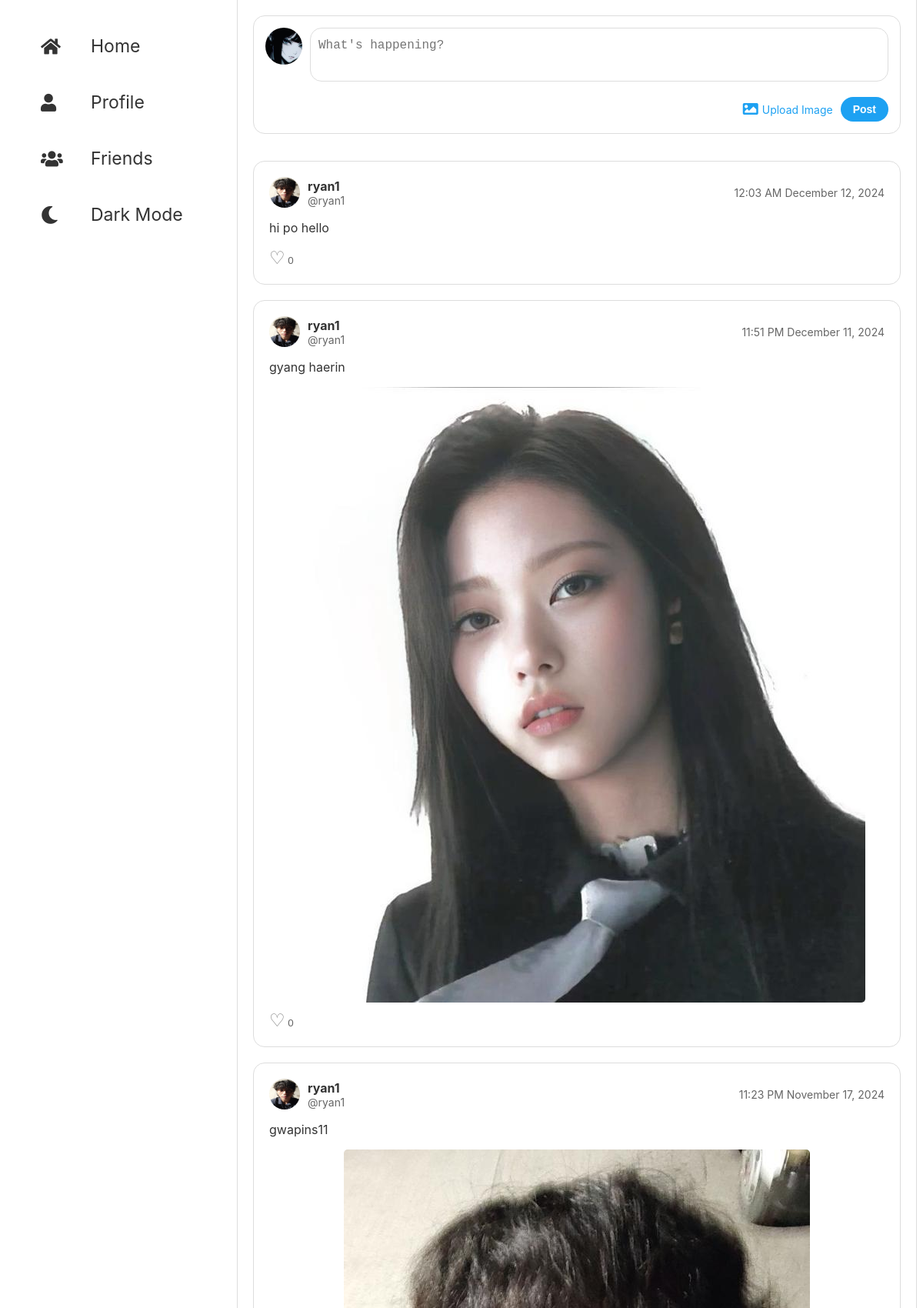
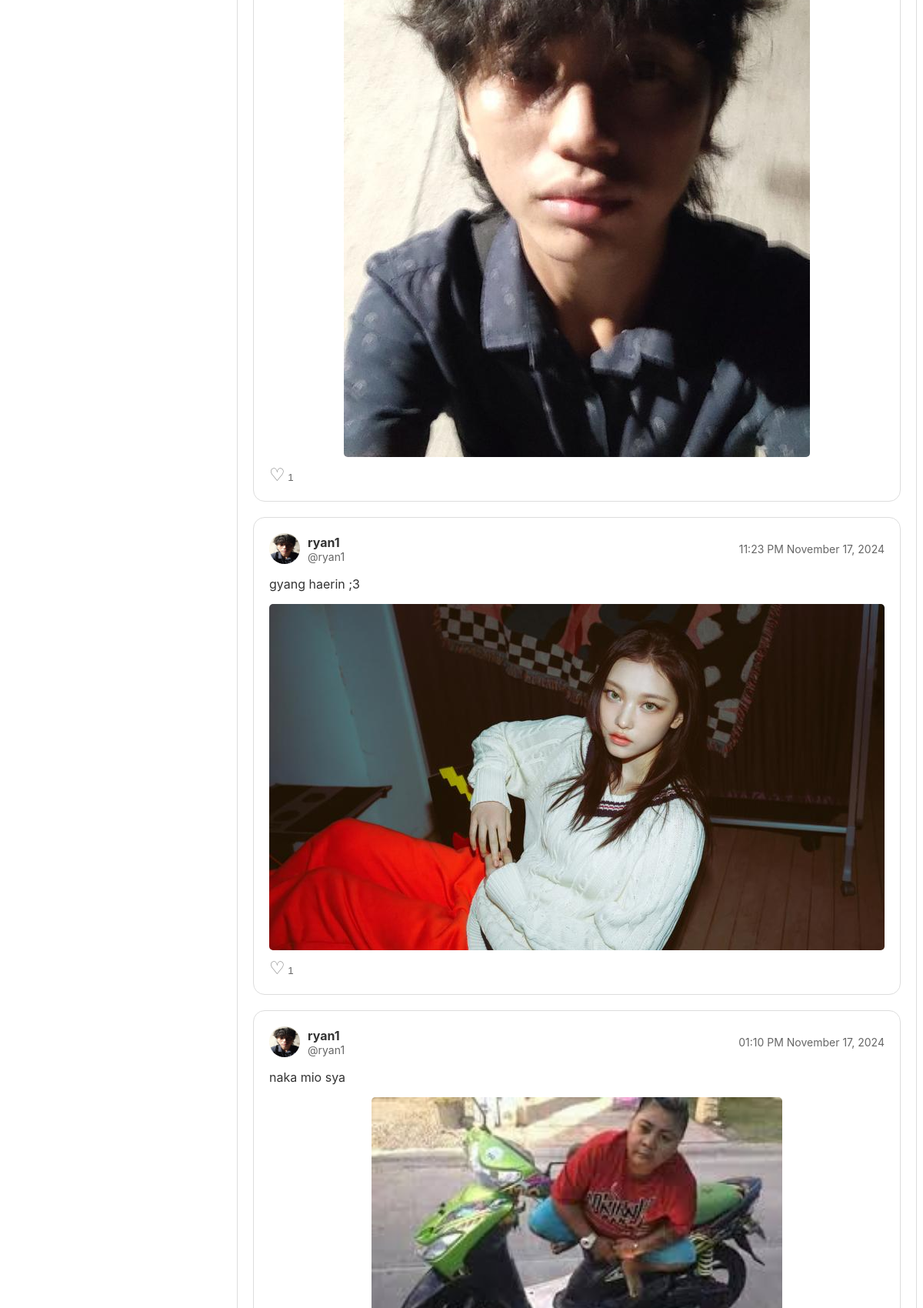
Screenshot of /blog/ (signed in, upper part) with the database file from the repository (2 pictures, top to bottom).
### blog/models.py (models this page shows, shortened)
class Profile(models.Model):
    user = models.OneToOneField(User, on_delete=models.CASCADE)
    bio = models.TextField(blank=True)
    profile_picture = models.ImageField(upload_to='profile_pics/', blank=True)

class BlogPost(models.Model):
    content = models.TextField()
    date_posted = models.DateTimeField(default=timezone.now)
    author = models.ForeignKey(settings.AUTH_USER_MODEL, on_delete=models.CASCADE)
    image = models.ImageField(upload_to='blog_images/', blank=True, null=True)

class Like(models.Model):
    user = models.ForeignKey(User, on_delete=models.CASCADE)
    post = models.ForeignKey(BlogPost, on_delete=models.CASCADE, related_name='likes')
    created_at = models.DateTimeField(auto_now_add=True)
    class Meta:
        unique_together = ('user', 'post')  # Ensure a user can only like a post once

### blog/views.py (the view, shortened to what this page needs)
# urls.py: path('', views.blog_list,),  # Blog list
def blog_list(request):
    print(f"LOGIN_REDIRECT_URL: {settings.LOGIN_REDIRECT_URL}")
    posts = BlogPost.objects.all().order_by('-date_posted')
    context = {'posts': posts}
    return render(request, 'blog/blog_list.html', context)

### blog/templates/blog/blog_list.html (shortened to what this page needs)
{% load tz %}
<!DOCTYPE html>
<html lang="en">
<head>
    {% load static %}
    <link rel="stylesheet" href="{% static 'blog/styles.css' %}">
    <link rel="stylesheet" href="https://cdnjs.cloudflare.com/ajax/libs/font-awesome/6.0.0/css/all.min.css" />
    <link href="https://cdnjs.cloudflare.com/ajax/libs/font-awesome/6.5.1/css/all.min.css" rel="stylesheet">
    <link href="https://cdnjs.cloudflare.com/ajax/libs/font-awesome/5.15.4/css/all.min.css" rel="stylesheet">
</head>
<body>
<div class="container">
    <div class="sidebar">
        <ul class="sidebar-nav">
            <li><a href="{% url 'blog_list' %}"><i class="fas fa-home"></i> Home</a></li>
            <li><a href="{% url 'profile' %}"><i class="fas fa-user"></i> Profile</a></li>
            <li><a href="#"><i class="fas fa-users"></i> Friends</a></li>
            <li id="dark-mode-toggle">
                <a href="#"><i class="fas fa-moon"></i> Dark Mode</a>
            </li>
        </ul>
    </div>
    <div class="main-content">
        {% if user.is_authenticated %}
        <div class="new-post-form">
            <form method="post" enctype="multipart/form-data"> {% csrf_token %}
                <div class="tweet-box">
                    <img src="{{ user.profile.profile_picture.url }}" alt="Profile Picture" class="profile-pic">
                    <textarea class="tweet-textarea" placeholder="What's happening?" name="content"></textarea>
                </div>
                <div class="tweet-actions">
                    <label for="image" class="image-upload-icon">
                      <i class="fas fa-image"></i>
                      <span class="upload-text">Upload Image</span>
                    </label>
                    <button type="submit" class="btn btn-primary tweet-button">Post</button>
                </div>
            </form>
        </div>
        {% endif %}
        <div id="feed-container" class="feed">
            {% for post in posts %}
            <div class="post">
                <div class="post-header">
                    {% if post.author.profile.profile_picture %}
                    <img src="{{ post.author.profile.profile_picture.url }}" alt="Profile Picture" class="profile-pic">
                    {% endif %}
                    <div class="post-author">
                        <h3>{{ post.author.username }}</h3>
                        <p>@{{ post.author.username }}</p>
                    </div>
                    <div class="post-author post-date" style="margin-left: auto;">
                        {% timezone "Asia/Shanghai" %}
                        <p class="post-date">{{ post.date_posted|date:"h:i A F d, Y" }}</p>
                        {% endtimezone %}
                    </div>
                </div>
                <div class="post-content">
                    <p>{{ post.content }}</p>
                    {% if post.image %}
                    <img src="{{ post.image.url }}" alt="Post Image" class="post-image">
                    {% endif %}
                </div>
                <div class="post-actions">
                    <div style="justify-content: flex-start;">
                        <button class="like-button" data-post-id="{{ post.id }}" data-liked="{% if request.user in post.likes.all %}true{% else %}false{% endif %}">
                            <i class="heart-icon {% if request.user in post.likes.all %}liked{% endif %}"></i>
                            <span id="like-count-{{ post.id }}">{{ post.likes.count }}</span>
                        </button>
                    </div>
                </div>
            </div>
            {% endfor %}
        </div>
    </div>
</div>
</body>
</html>

### blog/static/blog/styles.css (style rules this page uses)
body { font-family: -apple-system, BlinkMacSystemFont, 'Segoe UI', Roboto, Oxygen, Ubuntu, Cantarell, 'Open Sans', 'Helvetica Neue', sans-serif; background-color: #fff; color: #333; transition: background-color 0.3s, color 0.3s; display: flex; overflow-y: hidden; margin-bottom: 0px; margin-top: 0px; }
.container { display: flex; width: 100%; max-width: 1200px; margin: 0 auto; overflow-y: hidden; }
.sidebar { width: 250px; padding: 20px; background-color: #fff; position: fixed; top: 0; height: 100vh; display: flex; flex-direction: column; justify-content: space-between; overflow-y: auto; margin: none; }
.sidebar-nav { list-style: none; padding: none; padding-inline-start: 15px; }
.sidebar-nav li { margin-bottom: 25px; display: flex; align-items: center; list-style: none; }
.sidebar-nav a { display: flex; align-items: center; padding: 10px; text-decoration: none; color: #333; font-size: 23px; transition: padding 0.3s ease; }
.sidebar-nav a i { margin-right: 40px; width: 25px; height: 25px; top: 50%; align-content: center; }
.tweet-button { background-color: #1da1f2; color: #fff; padding: 10px 15px; border: none; border-radius: 20px; cursor: pointer; font-weight: bold; margin-top: 20px; margin-left: auto; }
.main-content { flex: 1; margin-left: 300px; padding: 20px; border-left: 1px solid #ddd; border-right: 1px solid #ddd; overflow-y: auto; height: 100vh; width: calc(100% - 250px); }
.feed { margin-top: 35px; }
.post { background-color: #fff; border: 1px solid #ddd; border-radius: 5px; padding: 20px; margin-bottom: 20px; border-radius: 15px; }
.post-header { display: flex; align-items: center; margin-bottom: 10px; }
.profile-pic { width: 40px; height: 40px; border-radius: 50%; margin-right: 10px; }
.post-author h3 { margin: 0; font-size: 16px; font-weight: bold; }
.post-author p { margin: 0; font-size: 14px; color: #666; }
.post-content { margin-bottom: 10px; }
.post-image { display: block; min-width: 300px; min-height: 400px; border-radius: 5px; margin: 0 auto; margin-top: 10px; }
.post-actions { display: flex; justify-content: space-between; align-items: center; }
.post-actions button { background: none; border: none; padding: 0; cursor: pointer; color: #666; }
.sidebar, .main-content, .right-sidebar { overflow-y: auto; scrollbar-width: none; }
.new-post-form { border: 1px solid #ddd; padding: 15px; margin-bottom: 20px; border-radius: 15px; }
.tweet-box { display: flex; align-items: flex-start; }
.tweet-box .profile-pic { width: 48px; height: 48px; border-radius: 50%; margin-right: 10px; }
.tweet-textarea { width: calc(100% - 68px); padding: 10px; border: none; resize: none; font-size: 16px; line-height: 1.5; border: 1px solid #ddd; border-radius: 15px; }
.tweet-actions { display: flex; justify-content: flex-end; align-items: center; margin-top: 10px; }
.tweet-actions .tweet-button { background-color: #1da1f2; color: #fff; border: none; border-radius: 20px; padding: 8px 16px; font-weight: bold; cursor: pointer; }
.tweet-button { margin: 0px; }
.image-upload-icon { cursor: pointer; font-size: 20px; color: #1da1f2; margin-right: 10px; margin-left: 60px; display: inline-flex; align-items: center; }
.upload-text { margin-left: 5px; font-size: 14px; color: #1da1f2; }
.post-date { font-size: 12px; color: #8899a6; }
.btn { padding: 8px 16px; border: none; border-radius: 4px; cursor: pointer; font-size: 14px; }
textarea { width: calc(100% - 68px); padding: 10px; border: none; resize: none; font-size: 16px; line-height: 1.5; border: 1px solid #ddd; border-radius: 15px; }
.like-button { background: none; border: none; cursor: pointer; padding: 0; outline: none; color: gray; }
.heart-icon { font-size: 23px; color: gray; font-style: normal; }
.heart-icon:before { content: '\2661'; }

### rows the page displays
BlogPost: author.profile.profile_picture (picture), author.username "ryan1", date_posted "12:03 AM December 12, 2024", content "hi po hello", likes.count "0"
BlogPost: author.profile.profile_picture (picture), author.username "ryan1", date_posted "11:51 PM December 11, 2024", content "gyang haerin", image (picture), likes.count "0"
BlogPost: author.profile.profile_picture (picture), author.username "ryan1", date_posted "11:23 PM November 17, 2024", content "gwapins11", image (picture), likes.count "1"
BlogPost: author.profile.profile_picture (picture), author.username "ryan1", date_posted "11:23 PM November 17, 2024", content "gyang haerin ;3", image (picture), likes.count "1"
BlogPost: author.profile.profile_picture (picture), author.username "ryan1", date_posted "01:10 PM November 17, 2024", content "naka mio sya", image (picture)
